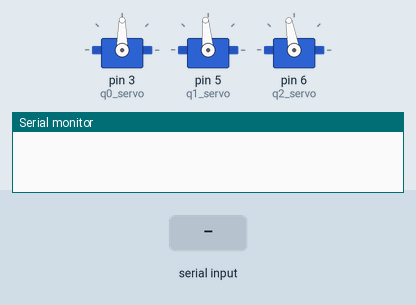
Simulated run of this sketch. Board: Arduino Uno, built with avr-gcc and run on an emulated ATmega328P. On the bench: 3 × servo, the last lines printed to the serial monitor. Inputs (shaded band) come from the test bench.

Above: at 1.2 s.
1.3 s: "T\n" received over Serial
At 2.5 s:
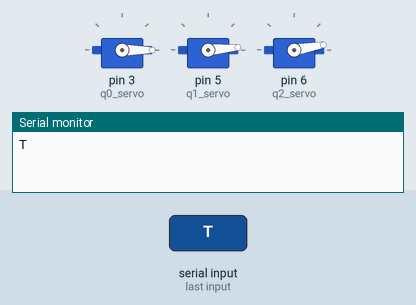
2.8 s: "90,45,200\n" received over Serial
4.3 s: "90,45\n" received over Serial
Timing chart, 0 to 7.3 s (numbered marks = the images above; inputs shaded):
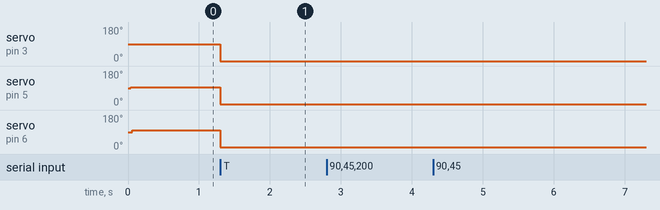

Measured:
- after the input at 1.3 s, servo on pin 3 (q0_servo): 90° → 0° at once; servo on pin 5 (q1_servo): 95° → 5° at once; servo on pin 6 (q2_servo): 100° → 10° at once

The sketch:

mk2_manipulator.ino
```cpp
#include <Servo.h>

Servo q0_servo;
Servo q1_servo;
Servo q2_servo;

String inputString = "";
bool stringComplete = false;

int q0_pos = 90;
int q1_pos = 90;
int q2_pos = 90;
int q1_off = 5;
int q2_off = 10;


void serialEvent() {
  while (Serial.available()) {
    // get the new byte:
    char inChar = (char)Serial.read();
    // add it to the inputString:
    inputString += inChar;
    // if the incoming character is a newline, set a flag so the main loop can
    // do something about it:
    if (inChar == '\n') {
      stringComplete = true;
    }
  }
}

void setup() {
  // use monitoring with serial
  Serial.begin(115200);
  q0_servo.attach(3);
  q1_servo.attach(5);
  q2_servo.attach(6);
  delay(20);
  // set the servo to the home position
  q0_servo.write(90);
  delay(20);
  q1_servo.write(90+q1_off);
  delay(20);
  q2_servo.write(90+q2_off);
  delay(20);
}

void loop() {

  if (stringComplete) {
    Serial.println(inputString);
    if (inputString.substring(0, 1) == "T") {
      q0_pos = inputString.substring(1, 4).toInt();
      q1_pos = inputString.substring(4, 7).toInt();
      q2_pos = inputString.substring(7, 10).toInt();
      q1_pos = q1_pos+q1_off;
      q2_pos = q2_pos+q2_off;
      q0_servo.write(q0_pos);
      q1_servo.write(q1_pos);
      q2_servo.write(q2_pos);
      inputString = "";
      stringComplete = false;
    }
    inputString = "";
    stringComplete = false;
  }
}
```
